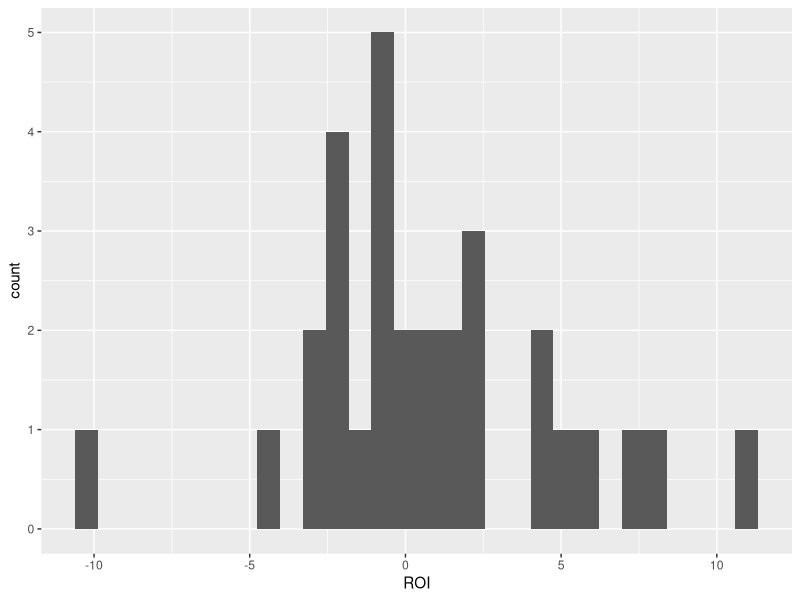

R code for this plot: (Note: this script raises an error after producing the figure.)
library(tidyverse)

set.seed(9)

# Return on investment of a stock portfolio
single_data <- data.frame(ROI=rnorm(30,mean = 0.6, sd = 4))

## Question 1
 # Create an appropriate visualization to see normality
ggplot(single_data, aes(x=ROI)) +
  geom_histogram() 

## Question 2
  # What is the mean of this data
q2 <- mean(single_data$ROI)

print(paste0("Mean = ", round(q2,3)))

## Question 3
  # Make this data into a z-score assuming it comes from a population with $\sigma = 4$. What is the largest Z-valu? what is the smallest?

single_data <- single_data %>%
  mutate(Z = (ROI - mean(ROI))/4)

print(paste0("Min = ", round(min(single_data$Z),3)))
print(paste0("Max = ", round(max(single_data$Z),3)))


## Question 4
  # The stock broker who is offering you this stock portfolio promise you an average return on investment of 300% 
  # With alpha = 0.05 and the data sample you recieved from this salesman state the null hypothesis for a t-test where 300% is $\mu$.

# $H_0: \bar{x} = 5$

## Question 5
  # Perform a t-test and report the p-value

q5 <- t.test(single_data, mu = 3, alternative = "two.sided")

print(paste0("p=", round(q5$p.value,3)))

single_data <- single_data %>%
  mutate(x_bar = mean(ROI),
         Num = ROI - x_bar,
         Z = Num/4)

print()
print(max(single_data$Z))

## Question 6
  # IWrite the practical conclusion of your test, do you believe this stock broker's claim? 
  # In addition to stating the plane english explanation of your conclusion write a one sentence 
    #formal statistical explanation of your conclusion about the null hypothesis and state the t-statistic, degrees of freedom and p-value.
    # There will be a bonus point if you put these numbers in APA format.

############################################################3

# Study of an anxiety treatment using a new scoring system
paired_data <- data.frame(Anxiety_Pre = rnorm(35, mean = 35, 5),
                          Anxiety_Post = rnorm(35, mean = 35, 2)) %>%
  gather("Group", "Score") %>%
  mutate(Group = factor(Group))


## Question 7
  # State the null hypothesis

# Question 8
  # What kind of t-test do you plan to use to test this hypothesis?

# Question 9
  # Create an appropriate visualization of both sets of observations that is different from how you visualized question 1
ggplot(paired_data, aes(x=Score, y = Group)) +
  geom_violin() 

## Question 10
  # Before doing anything else like a statistical test, what do you think the result will be based on your data visualization? 
  

## Question 11
# What is the mean of both groups from this data
paired_data <- paired_data %>%
  group_by(Group) %>%
  mutate(x_bar = mean(Score))

print(paste0("Mean = ", round(unique(paired_data$x_bar,3))))

## Question 12
  # Make each score of this data into a z-score assuming it comes from a population with $\sigma = 4$. What is the largest Z-value in each group? what is the smallest?

paired_data <- paired_data %>%
  group_by(Group) %>%
  mutate(Z = (Score - mean(Score))/4,
         min = min(Z),
         max = max(Z))

print(paste0("Min = ", round(unique(paired_data$min),3)))
print(paste0("Max = ", round(unique(paired_data$max),3)))

#Question 13
## Create an apropriate plot of theses z-distributions, what do you think the result will be now?

paired_data %>%
  ggplot(aes(x=Z, y = Group)) +
  geom_violin()

## Question 14
# Perform a t-test and report the p-value

pre <- paired_data %>%
  filter(Group == "Anxiety_Pre") %>%
  pull(Score)

post <- paired_data %>%
  filter(Group == "Anxiety_Post") %>%
  pull(Score)

q14 <- t.test(pre, post, paired = TRUE, alternative = "two.sided")


print(paste0("p=", round(q14$p.value,3)))

## Question 15
# Compute Cohen's D. How would you describe the practical signifignace?
mean_pre <- mean(pre)
mean_post <- mean(post)

# Pooled standard deviation
n_pre <- length(pre)
n_post <- length(post)
var_pre <- var(pre)
var_post <- var(post)

pooled_sd <- sqrt(((n_pre - 1) * var_pre + (n_post - 1) * var_post) / (n_pre + n_post - 2))

cohen_d <- (mean_pre - mean_post) / pooled_sd

# Print Cohen's d
print(paste0("Cohen's d = ", round(abs(cohen_d), 3)))


## Question 16
# Write up the practical conclusion of your test, do you believe this anxiety intervention worked? If so did it help?
# In addition to stating the plane English explanation of your conclusion write a one sentence 
#formal statistical explanation of your conclusion about the null hypothesis and state the t-statistic, degrees of freedom, p-value and Cohen's D.
# There will be a bonus point if you put these numbers in APA format.




###########################
# Data generator:
seed <- 12
set.seed(seed)
# Return on investment of a stock portfolio
single_data <- data.frame(ROI=rnorm(30,mean = 0.6, sd = 4))
paired_data <- data.frame(Anxiety_Pre = rnorm(35, mean = 35, 5),
                          Anxiety_Post = rnorm(35, mean = 35, 2)) 

write_csv(single_data, paste0("/home/sam/Regis/PSY423/Exam1Data/Exam1_",seed,"_data1.csv"))
write.csv(paired_data, paste0("/home/sam/Regis/PSY423/Exam1Data/Exam1_",seed,"_data2.csv"))

